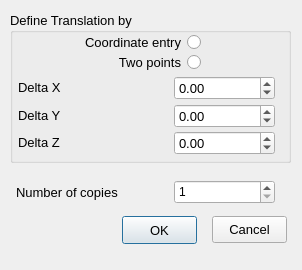
<?xml version="1.0" encoding="UTF-8"?>
<ui version="4.0">
 <class>Translate_Dialog</class>
 <widget class="QDialog" name="Translate_Dialog">
  <property name="geometry">
   <rect>
    <x>0</x>
    <y>0</y>
    <width>302</width>
    <height>270</height>
   </rect>
  </property>
  <property name="sizePolicy">
   <sizepolicy hsizetype="Fixed" vsizetype="Fixed">
    <horstretch>0</horstretch>
    <verstretch>0</verstretch>
   </sizepolicy>
  </property>
  <property name="minimumSize">
   <size>
    <width>302</width>
    <height>270</height>
   </size>
  </property>
  <property name="maximumSize">
   <size>
    <width>302</width>
    <height>270</height>
   </size>
  </property>
  <property name="windowTitle">
   <string>Translate (Copy) Options</string>
  </property>
  <widget class="QPushButton" name="_2">
   <property name="geometry">
    <rect>
     <x>212</x>
     <y>216</y>
     <width>75</width>
     <height>27</height>
    </rect>
   </property>
   <property name="font">
    <font>
     <pointsize>10</pointsize>
    </font>
   </property>
   <property name="text">
    <string>Cancel</string>
   </property>
   <property name="autoDefault">
    <bool>false</bool>
   </property>
  </widget>
  <widget class="QPushButton" name="_1">
   <property name="geometry">
    <rect>
     <x>122</x>
     <y>216</y>
     <width>75</width>
     <height>28</height>
    </rect>
   </property>
   <property name="font">
    <font>
     <pointsize>10</pointsize>
    </font>
   </property>
   <property name="text">
    <string>OK</string>
   </property>
   <property name="default">
    <bool>true</bool>
   </property>
  </widget>
  <widget class="QLabel" name="label_7">
   <property name="geometry">
    <rect>
     <x>16</x>
     <y>182</y>
     <width>151</width>
     <height>20</height>
    </rect>
   </property>
   <property name="font">
    <font>
     <pointsize>10</pointsize>
    </font>
   </property>
   <property name="text">
    <string>Number of copies</string>
   </property>
   <property name="alignment">
    <set>Qt::AlignLeading|Qt::AlignLeft|Qt::AlignVCenter</set>
   </property>
  </widget>
  <widget class="QGroupBox" name="groupBox_3">
   <property name="geometry">
    <rect>
     <x>10</x>
     <y>12</y>
     <width>281</width>
     <height>151</height>
    </rect>
   </property>
   <property name="font">
    <font>
     <pointsize>10</pointsize>
    </font>
   </property>
   <property name="title">
    <string>Define Translation by</string>
   </property>
   <widget class="QLabel" name="label_4">
    <property name="geometry">
     <rect>
      <x>8</x>
      <y>65</y>
      <width>151</width>
      <height>20</height>
     </rect>
    </property>
    <property name="font">
     <font>
      <pointsize>10</pointsize>
     </font>
    </property>
    <property name="text">
     <string>Delta X</string>
    </property>
    <property name="alignment">
     <set>Qt::AlignLeading|Qt::AlignLeft|Qt::AlignVCenter</set>
    </property>
   </widget>
   <widget class="QLabel" name="label_5">
    <property name="geometry">
     <rect>
      <x>8</x>
      <y>93</y>
      <width>151</width>
      <height>20</height>
     </rect>
    </property>
    <property name="font">
     <font>
      <pointsize>10</pointsize>
     </font>
    </property>
    <property name="text">
     <string>Delta Y</string>
    </property>
    <property name="alignment">
     <set>Qt::AlignLeading|Qt::AlignLeft|Qt::AlignVCenter</set>
    </property>
   </widget>
   <widget class="QLabel" name="label_6">
    <property name="geometry">
     <rect>
      <x>8</x>
      <y>120</y>
      <width>151</width>
      <height>20</height>
     </rect>
    </property>
    <property name="font">
     <font>
      <pointsize>10</pointsize>
     </font>
    </property>
    <property name="text">
     <string>Delta Z</string>
    </property>
    <property name="alignment">
     <set>Qt::AlignLeading|Qt::AlignLeft|Qt::AlignVCenter</set>
    </property>
   </widget>
   <widget class="QRadioButton" name="_101">
    <property name="geometry">
     <rect>
      <x>30</x>
      <y>40</y>
      <width>161</width>
      <height>20</height>
     </rect>
    </property>
    <property name="font">
     <font>
      <pointsize>10</pointsize>
     </font>
    </property>
    <property name="layoutDirection">
     <enum>Qt::RightToLeft</enum>
    </property>
    <property name="text">
     <string>Two points</string>
    </property>
   </widget>
   <widget class="QRadioButton" name="_100">
    <property name="geometry">
     <rect>
      <x>30</x>
      <y>20</y>
      <width>161</width>
      <height>20</height>
     </rect>
    </property>
    <property name="font">
     <font>
      <pointsize>10</pointsize>
     </font>
    </property>
    <property name="layoutDirection">
     <enum>Qt::RightToLeft</enum>
    </property>
    <property name="text">
     <string>Coordinate entry</string>
    </property>
   </widget>
   <widget class="RCDoubleSpinBox" name="_102">
    <property name="geometry">
     <rect>
      <x>164</x>
      <y>64</y>
      <width>101</width>
      <height>24</height>
     </rect>
    </property>
    <property name="minimum">
     <double>-1000000000.000000000000000</double>
    </property>
    <property name="maximum">
     <double>1000000000.000000000000000</double>
    </property>
   </widget>
   <widget class="RCDoubleSpinBox" name="_103">
    <property name="geometry">
     <rect>
      <x>164</x>
      <y>92</y>
      <width>101</width>
      <height>24</height>
     </rect>
    </property>
    <property name="minimum">
     <double>-1000000000.000000000000000</double>
    </property>
    <property name="maximum">
     <double>1000000000.000000000000000</double>
    </property>
   </widget>
   <widget class="RCDoubleSpinBox" name="_104">
    <property name="geometry">
     <rect>
      <x>164</x>
      <y>119</y>
      <width>101</width>
      <height>24</height>
     </rect>
    </property>
    <property name="minimum">
     <double>-1000000000.000000000000000</double>
    </property>
    <property name="maximum">
     <double>1000000000.000000000000000</double>
    </property>
   </widget>
  </widget>
  <widget class="RCIntegerSpinBox" name="_105">
   <property name="geometry">
    <rect>
     <x>174</x>
     <y>180</y>
     <width>101</width>
     <height>24</height>
    </rect>
   </property>
   <property name="minimum">
    <number>1</number>
   </property>
   <property name="maximum">
    <number>10000</number>
   </property>
  </widget>
 </widget>
 <customwidgets>
  <customwidget>
   <class>RCDoubleSpinBox</class>
   <extends>QDoubleSpinBox</extends>
   <header>../RealCADQt/source/rcdoublespinbox.h</header>
  </customwidget>
  <customwidget>
   <class>RCIntegerSpinBox</class>
   <extends>QSpinBox</extends>
   <header>../RealCADQt/source/rcintegerspinbox.h</header>
  </customwidget>
 </customwidgets>
 <resources/>
 <connections/>
</ui>
